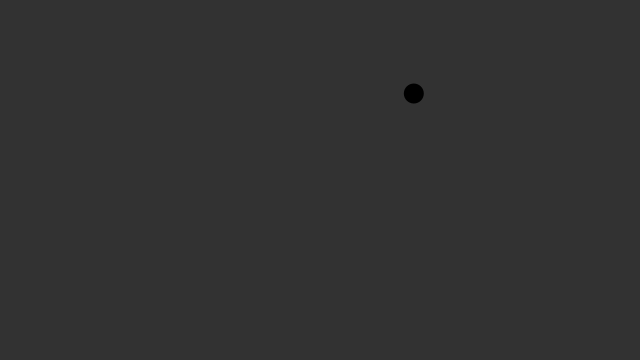
Frame 1 (no input)
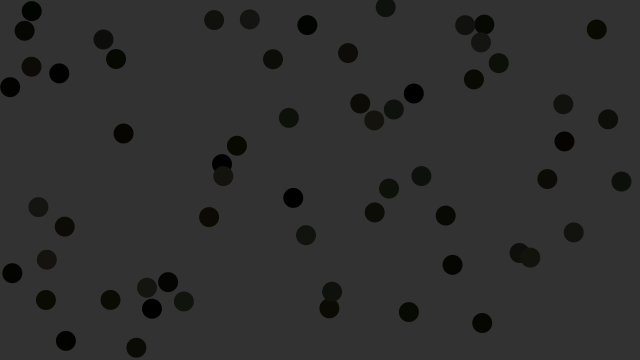
Frame 60 (the mouse pressed at the canvas centre just before this capture)
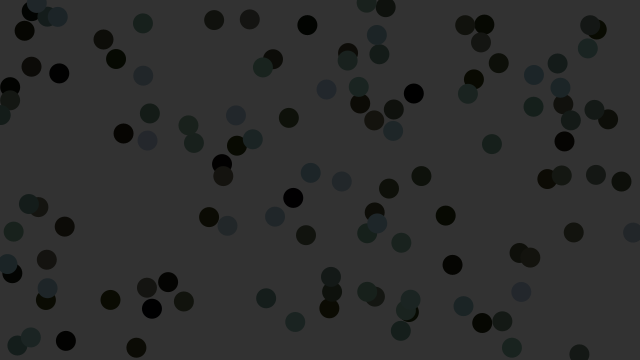
Frame 120 (the mouse held since frame 60 and released just before this capture)

The Processing sketch that drew these frames (run headless with seeded random() and noise(); from frame 60 on, the mouse is pressed at the canvas centre):

// Processing sketch: semi_random_picture
// ── semi_random_picture.pde
float count = 25;
float incrementR = 1;
float incrementG = 1;
float incrementB = 1;
float circleX; // initialised with value indicated later. 
float circleY;
float red; 
float green;
float blue;

void setup() {
  size(640, 360);  
  background(50);
  stroke(0, 0);
}

void draw() {
  circleX = random(width);
  circleY = random(height);
  fill(red, green, blue);
  //stroke(int(random(255)));
  
  count = random(0, 300);
  if (0 < count && count < 100 ) {
    red = red + incrementR;
  } if (100 < count && count < 200 ) {
    green = green + incrementG;
  } if (200 < count && count < 300 ) {
    blue = blue + incrementB;
  }
  
  if (red == 255) {
    incrementR = -1;
  } if (green == 255) {
    incrementG = -1;
  } if (blue == 255) {
    incrementB = -1;
  } if (red == 0) {
    incrementR = 1;
  } if (green == 0) {
    incrementG = 1;
  } if (blue == 0) {
    incrementB = 1;
  }

  ellipse(circleX,circleY, 20, 20);
}
